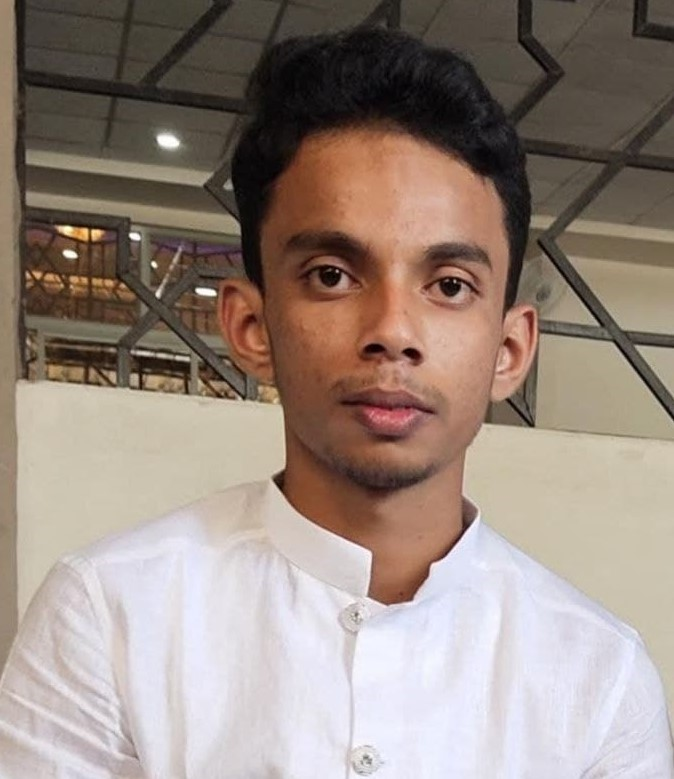
#> input picture myimage.jpg, 674 x 779 px
$ python ImportImage.py
#> lines starting #> are read from the running program, lines starting #| are printed output that depends on the picture
import cv2  #openCV lib,for image processing.
image=cv2.imread("myimage.jpg") #imread,reading an image from a file.
#> image is the input picture: shape (779, 674, 3); mean B, G, R 127.6, 136.7, 151.9
gray_image=cv2.cvtColor(image,cv2.COLOR_BGR2GRAY) #cvt,means converting an image from one color to another.
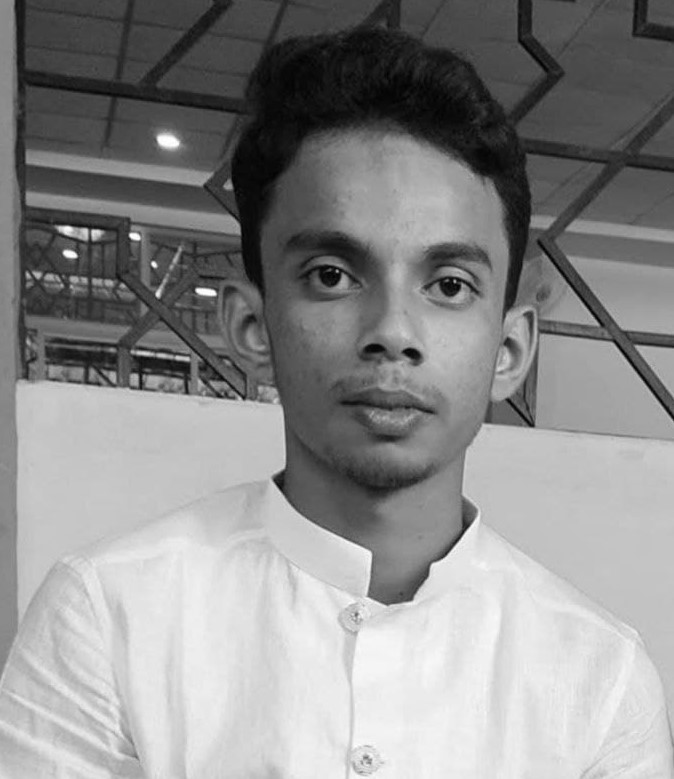
#> gray_image: shape (779, 674); min 1, max 255, mean 140.2

inverted_image=255-gray_image #inverting grayscale img also called the negative image.
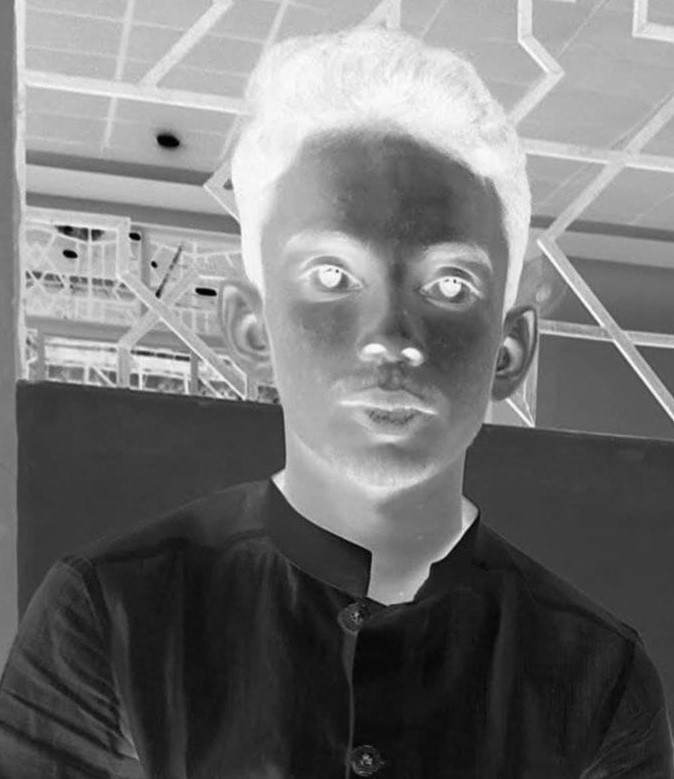
#> inverted_image: shape (779, 674); min 0, max 254, mean 114.8

# Finally create the pencil sketch by mixing the grayscale image with the inverted blurry image.
# This is done by dividing the grayscale image by the inverted blurry image.
blurred=cv2.GaussianBlur(inverted_image,(21,21),0)
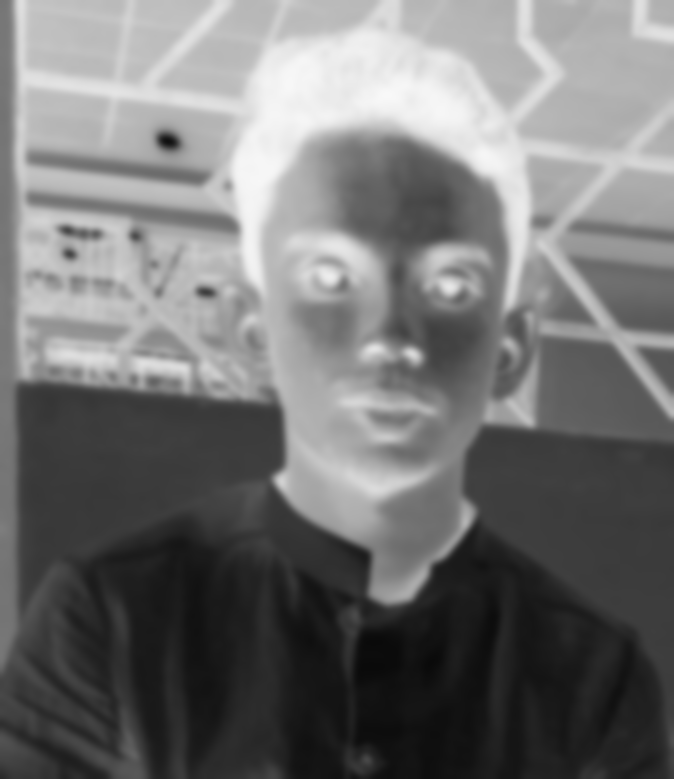
#> blurred: shape (779, 674); min 10, max 248, mean 114.8
inverted_blurred=255-blurred
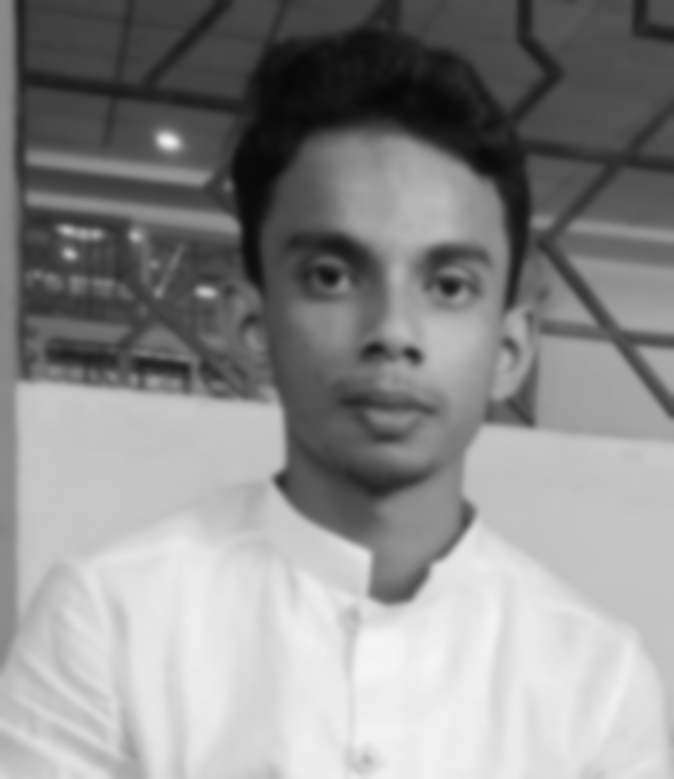
#> inverted_blurred: shape (779, 674); min 7, max 245, mean 140.2
pencil_sketch=cv2.divide(gray_image,inverted_blurred,scale=256.0)
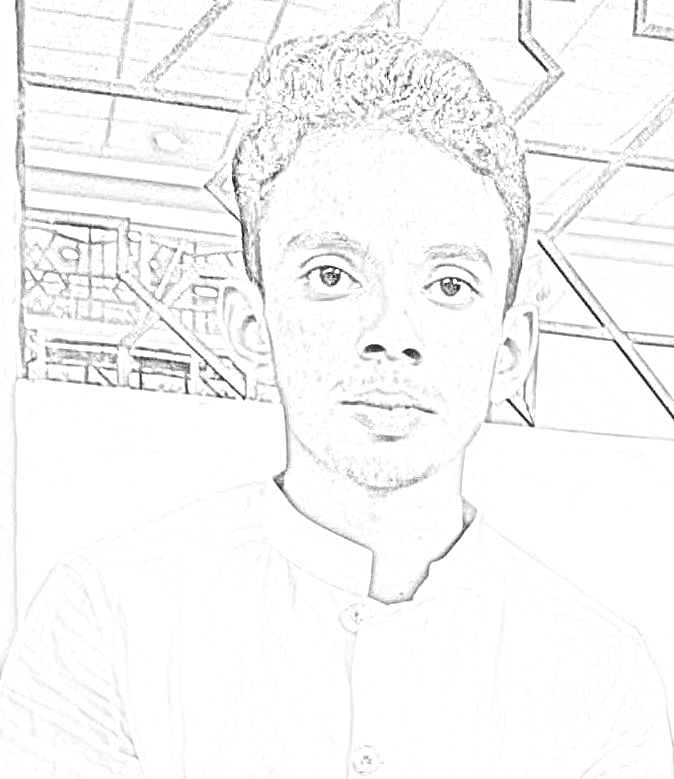
#> pencil_sketch: shape (779, 674); min 3, max 255, mean 247

#now we are ready to display the pencil_Skecth.
cv2.imshow("Original Image",image)
cv2.imshow("SKecth Image",pencil_sketch)
cv2.waitKey(0)
